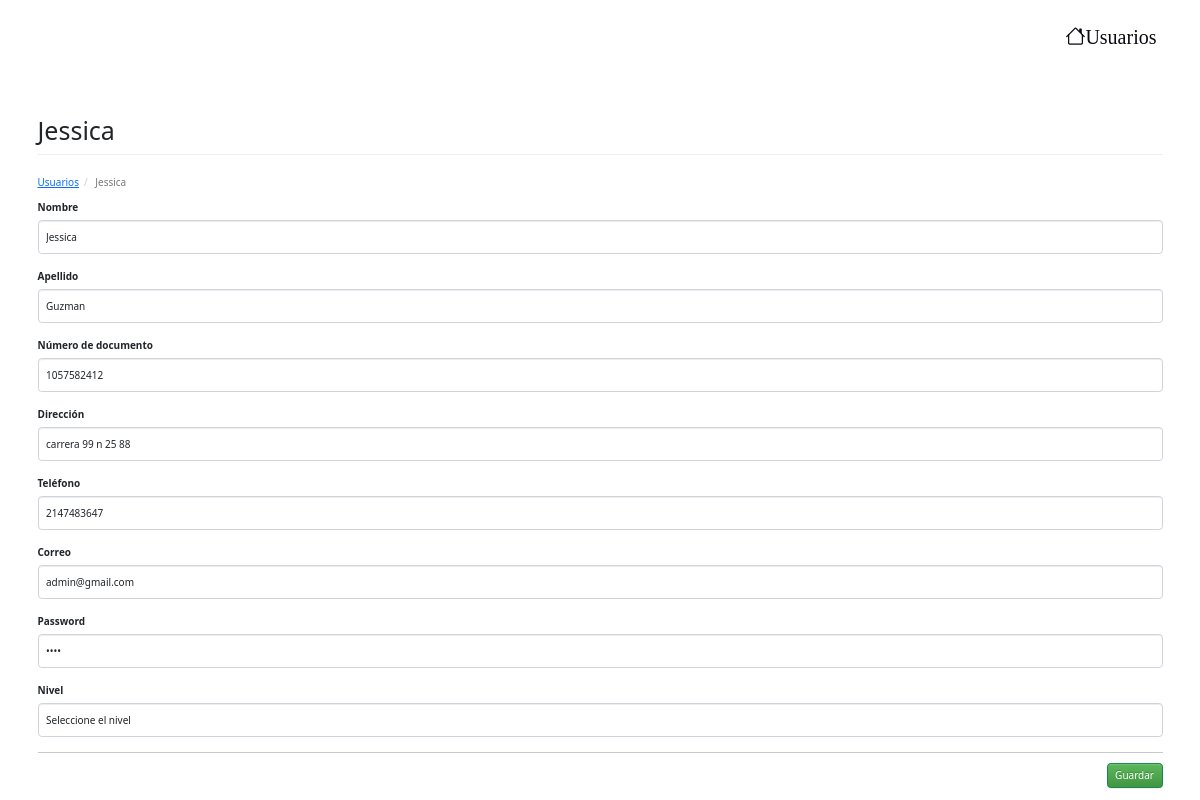
/usuario.php?c=Usuario&a=Crud&id=1, run on the app's committed database.
### tables this page shows
CREATE TABLE `usuario` (
  `id` int(11) NOT NULL,
  `nombre` varchar(25) NOT NULL,
  `apellido` varchar(25) NOT NULL,
  `NoDocumento` varchar(25) NOT NULL,
  `direccion` varchar(25) NOT NULL,
  `telefono` int(25) NOT NULL,
  `email` varchar(45) NOT NULL,
  `password` varchar(15) NOT NULL,
  `nivel` int(11) NOT NULL
);

### controller/usuario.controller.php (called while the page is built, shortened)
<?php
require_once 'model/usuario.php';
class UsuarioController{
    private $model;
    public function __CONSTRUCT(){
        $this->model = new Usuario();
    }
    public function Crud(){
        $usu = new Usuario();
        if(isset($_REQUEST['id'])){
            $usu = $this->model->Obtener($_REQUEST['id']);
        }
        require_once 'vistas/header.php';
        require_once 'vistas/usuario/usuarioEditar.php';
    }
}

### model/database.php (called while the page is built)
<?php
class Database
{
    public static function Conectar()
    {
        $pdo = new PDO('mysql:host=localhost;dbname=paneles;charset=utf8', 'root', '');
        $pdo->setAttribute(PDO::ATTR_ERRMODE, PDO::ERRMODE_EXCEPTION);
        return $pdo;
    }
}

### model/usuario.php (called while the page is built, shortened)
<?php
class Usuario
{
	private $pdo;
	public function __CONSTRUCT()
	{
		try
		{
			$this->pdo = Database::Conectar();
		}
		catch(Exception $e)
		{
			die($e->getMessage());
		}
	}
	public function Obtener($id)
	{
		try
		{
			$stm = $this->pdo
			          ->prepare("SELECT * FROM usuario WHERE id = ?");
			$stm->execute(array($id));
			return $stm->fetch(PDO::FETCH_OBJ);
		} catch (Exception $e)
		{
			die($e->getMessage());
		}
	}
}

### vistas/usuario/usuarioEditar.php (the view, shortened to what this page needs)
<?php include 'vistas/men.php';?>
<h1 class="page-header">
    <?php echo $usu->id != null ? $usu->nombre : 'Nuevo Registro'; ?>
</h1>
<ol class="breadcrumb">
  <li><a href="?c=Usuario">Usuarios</a></li>
  <li class="active"><?php echo $usu->id != null ? $usu->nombre : 'Nuevo Registro'; ?></li>
</ol>
<form id="frm-usuario" action="?c=Usuario&a=Guardar" method="post" enctype="multipart/form-data">
    <div class="form-group">
        <label>Nombre</label>
        <input type="text" name="nombre" value="<?php echo $usu->nombre; ?>" class="form-control" placeholder="Ingrese el nombre" data-validacion-tipo="requerido" />
    </div>
    <div class="form-group">
        <label>Apellido</label>
        <input type="text" name="apellido" value="<?php echo $usu->apellido; ?>" class="form-control" placeholder="Ingrese el apellido" data-validacion-tipo="requerido" />
    </div>
    <div class="form-group">
        <label>Número de documento</label>
        <input type="text" name="NoDocumento" value="<?php echo $usu->NoDocumento; ?>" class="form-control" placeholder="Ingrese el número de documento" data-validacion-tipo="requerido" />
    </div>
    <div class="form-group">
        <label>Dirección</label>
        <input type="text" name="direccion" value="<?php echo $usu->direccion; ?>" class="form-control" placeholder="Ingrese el direccion" data-validacion-tipo="requerido" />
    </div>
    <div class="form-group">
        <label>Teléfono</label>
        <input type="text" name="telefono" value="<?php echo $usu->telefono; ?>" class="form-control" placeholder="Ingrese el número telefono" data-validacion-tipo="requerido" />
    </div>
    <div class="form-group">
        <label>Correo</label>
        <input type="text" name="email" value="<?php echo $usu->email; ?>" class="form-control" placeholder="Ingrese el email" data-validacion-tipo="requerido" />
    </div>
    <div class="form-group">
        <label>Password</label>
        <input type="password" name="password" value="<?php echo $usu->password; ?>" class="form-control" placeholder="Ingrese el password" data-validacion-tipo="requerido" />
    </div>
    <div class="form-group">
        <label>Nivel</label>
        <select type="text" name="nivel" value="<?php echo $usu->nivel; ?>" class="form-control" placeholder="Ingrese el nivel" data-validacion-tipo="requerido" />
        <option value="">Seleccione el nivel</option>
    </div>
    <hr />
    <div class="text-right">
        <button class="btn btn-success">Guardar</button>
    </div>
</form>

### data on the page
usuario: nombre "Jessica", apellido "Guzman", NoDocumento "1057582412", direccion "carrera 99 n 25 88", telefono "2147483647", email "admin@gmail.com"
